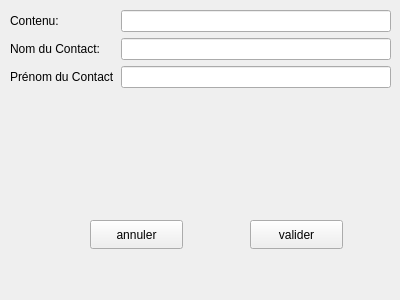
<?xml version="1.0" encoding="UTF-8"?>
<ui version="4.0">
 <class>AjoutIntera</class>
 <widget class="QWidget" name="AjoutIntera">
  <property name="geometry">
   <rect>
    <x>0</x>
    <y>0</y>
    <width>400</width>
    <height>300</height>
   </rect>
  </property>
  <property name="windowTitle">
   <string>Form</string>
  </property>
  <widget class="QPushButton" name="pushButton">
   <property name="geometry">
    <rect>
     <x>250</x>
     <y>220</y>
     <width>93</width>
     <height>29</height>
    </rect>
   </property>
   <property name="text">
    <string>valider</string>
   </property>
  </widget>
  <widget class="QPushButton" name="pushButton_2">
   <property name="geometry">
    <rect>
     <x>90</x>
     <y>220</y>
     <width>93</width>
     <height>29</height>
    </rect>
   </property>
   <property name="text">
    <string>annuler</string>
   </property>
  </widget>
  <widget class="QWidget" name="formLayoutWidget">
   <property name="geometry">
    <rect>
     <x>10</x>
     <y>10</y>
     <width>381</width>
     <height>91</height>
    </rect>
   </property>
   <layout class="QFormLayout" name="formLayout">
    <item row="0" column="0">
     <widget class="QLabel" name="label">
      <property name="text">
       <string>Contenu:</string>
      </property>
     </widget>
    </item>
    <item row="0" column="1">
     <widget class="QLineEdit" name="ContenuI"/>
    </item>
    <item row="1" column="0">
     <widget class="QLabel" name="label_2">
      <property name="text">
       <string>Nom du Contact:</string>
      </property>
     </widget>
    </item>
    <item row="1" column="1">
     <widget class="QLineEdit" name="NomC"/>
    </item>
    <item row="2" column="0">
     <widget class="QLabel" name="label_3">
      <property name="text">
       <string>Prénom du Contact</string>
      </property>
     </widget>
    </item>
    <item row="2" column="1">
     <widget class="QLineEdit" name="lineEditP"/>
    </item>
   </layout>
  </widget>
 </widget>
 <resources/>
 <connections/>
</ui>
